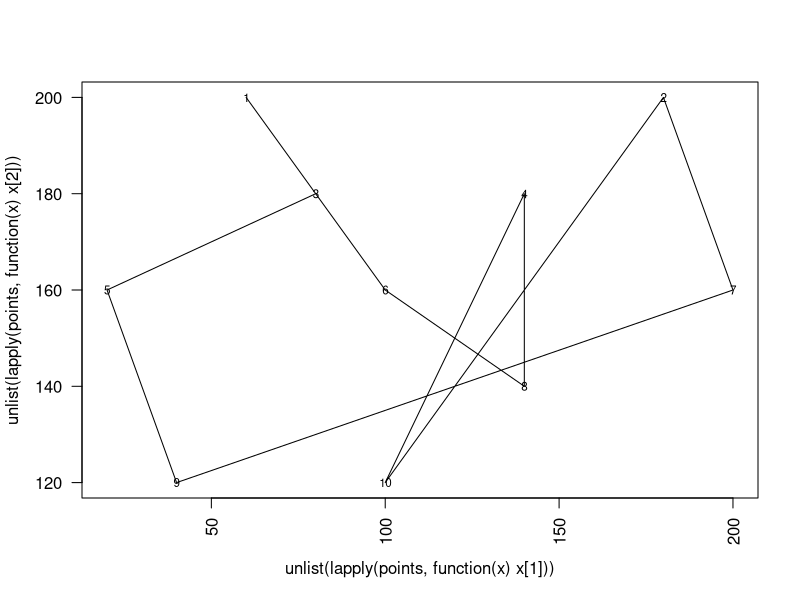

Write R code to recreate this figure.
# Define all the points
points <- list(c(60, 200), c(180, 200), c(80, 180), c(140, 180), c(20, 160), c(100, 160), c(200, 160), c(140, 140), c(40, 120), c(100, 120))

# Calculate the distances between all points
distances <- matrix(nrow = length(points), ncol = length(points))
for (i in 1:length(points)) {
    for (j in 1:length(points)) {
        distances[i, j] <- sqrt(sum((points[[i]] - points[[j]])^2))
    }
}

# Create a data frame to store the distances
distances_df <- data.frame(distances)

# Set the row names and column names of the data frame
rownames(distances_df) <- paste("Point", 1:length(points))
colnames(distances_df) <- paste("Point", 1:length(points))

# Print the data frame
print(distances_df)

# Use the Sorted Edges Algorithm to find the Hamiltonian circuit
edges <- which(lower.tri(distances), arr.ind = TRUE)
edges <- cbind(edges, distances[edges])
edges <- edges[order(edges[,3]),]
tour <- c()
for(i in 1:nrow(edges)) {
    edge <- edges[i, 1:2]
    if (!(edge[1] %in% tour && edge[2] %in% tour && length(unique(c(tour, edge))) < length(tour) + 1)) {
        tour <- unique(c(tour, edge))
    }
    if (length(tour) == length(points)) {
        break
    }
}
tour <- c(tour, tour[1])

# Calculate the total distance of the circuit
total_distance <- sum(distances[tour[-length(tour)], tour[-1]])

# Output the results
print(paste("The tour is:", paste(tour, collapse = " -> ")))
print(paste("The total distance is:", total_distance))

# Create a PNG graphics device
png("Q3/output.png")

# Visualize the Hamiltonian circuit
plot(unlist(lapply(points, function(x) x[1])), unlist(lapply(points, function(x) x[2])), type = "n", las = 2)
text(unlist(lapply(points, function(x) x[1])), unlist(lapply(points, function(x) x[2])), labels = 1:length(points), cex = 0.7)
lines(unlist(lapply(points[tour], function(x) x[1])), unlist(lapply(points[tour], function(x) x[2])))

# Close the graphics device and save the image
dev.off()